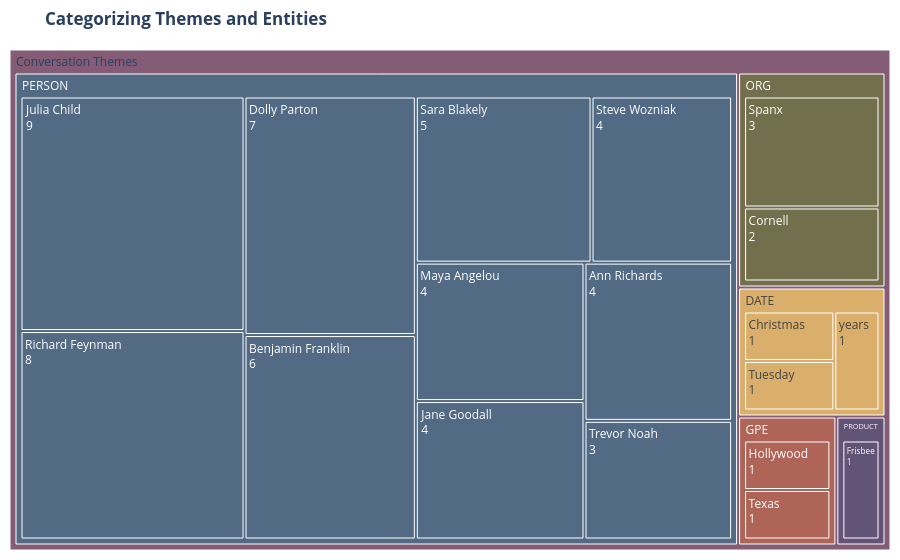

Notebook code cell kept with this figure:
### Code cell
# Alias Map
alias_map = {
    "Benjamin Franklin": "Benjamin Franklin", "Ben Franklin": "Benjamin Franklin", "Ben": "Benjamin Franklin", "Franklin": "Benjamin Franklin",
    "Ann Richards": "Ann Richards", "Ann": "Ann Richards", "Richards": "Ann Richards",
    "Dolly Parton": "Dolly Parton", "Dolly": "Dolly Parton", "Parton": "Dolly Parton",
    "Trevor Noah": "Trevor Noah", "Trevor": "Trevor Noah", "Noah": "Trevor Noah",
    "Richard Feynman": "Richard Feynman", "Richard": "Richard Feynman", "Feynman": "Richard Feynman",
    "Jane Goodall": "Jane Goodall", "Jane": "Jane Goodall", "Goodall": "Jane Goodall",
    "Steve Wozniak": "Steve Wozniak", "The Woz": "Steve Wozniak", "Woz": "Steve Wozniak", "Wozniak": "Steve Wozniak",
    "Sara Blakely": "Sara Blakely", "Sara": "Sara Blakely", "Blakely": "Sara Blakely",
    "Maya Angelou": "Maya Angelou", "Maya": "Maya Angelou", "Angelou": "Maya Angelou",
    "Julia Child": "Julia Child", "Julia": "Julia Child", "Julia Childs": "Julia Child", "Child": "Julia Child",
}

if "entity_ruler" not in nlp.pipe_names:
    ruler = nlp.add_pipe("entity_ruler", before="ner")
    
    guest_patterns = [{"label": "PERSON", "pattern": name} for name in alias_map.keys()]
    ruler.add_patterns(guest_patterns)

doc = nlp(raw_text)

# Conversational filler words
junk_words = ["quantum", "the power dynamics", "the table", "dinner"]

# Build list of entities from doc
clean_entities = []

for ent in doc.ents:
    name = ent.text.strip()
    label = ent.label_
    
    # PASS 1: Is this a guest?
    if name in alias_map:
        clean_entities.append((alias_map[name], "PERSON"))
        continue # Skip the rest of the loop for this word
        
    # PASS 2: Is this our forced ORG list?
    if name in ["Spanx", "Cornell"]:
        clean_entities.append((name, "ORG"))
        continue
        
    # PASS 3: Clean up the remaining categories
    if label in ['ORG', 'GPE', 'DATE', 'EVENT', 'PRODUCT']:
        
        # RULE 1: Drop if it's too long
        if len(name.split()) > 3:
            continue
            
        # RULE 2: Drop if it's filler
        if name.lower() in junk_words:
            continue
            
        # RULE 3: Drop if contains guest name in phrase
        # (Catches "The entertainment & cultural icons Dolly Parton")
        is_corrupted_name = any(guest in name for guest in ["Dolly", "Franklin", "Feynman", "Julia", "Wozniak"])
        if is_corrupted_name:
            continue
            
        # Add to map
        clean_entities.append((name, label))

# Create DataFrame
df_ent = pd.DataFrame(clean_entities, columns=['Entity', 'Label'])
df_tree = df_ent.groupby(['Label', 'Entity']).size().reset_index(name='Count')

# Build the Treemap
fig2 = px.treemap(
    df_tree, 
    path=[px.Constant("Conversation Themes"), 'Label', 'Entity'], 
    values='Count',
    color='Label', 
    color_discrete_sequence=px.colors.qualitative.Antique,
    title='<b>Categorizing Themes and Entities</b>'
)

fig2.update_traces(
    textinfo="label+value",
    hovertemplate='<b>%{label}</b><br>Mentions: %{value}<extra></extra>'
)
fig2.update_layout(margin=dict(t=50, l=10, r=10, b=10))

fig2.show()

### Figure 1 — Plotly figure (JSON) as saved in the notebook; plotly's stock layout.template omitted (floating-point values rounded to 4 significant figures)
{"data": [{"branchvalues": "total", "customdata": [["(?)"], ["DATE"], ["DATE"], ["DATE"], ["DATE"], ["GPE"], ["GPE"], ["GPE"], ["ORG"], ["ORG"], ["ORG"], ["PERSON"], ["PERSON"], ["PERSON"], ["PERSON"], ["PERSON"], ["PERSON"], ["PERSON"], ["PERSON"], ["PERSON"], ["PERSON"], ["PERSON"], ["PRODUCT"], ["PRODUCT"]], "domain": {"x": [0, 1], "y": [0, 1]}, "hovertemplate": "<b>%{label}</b><br>Mentions: %{value}<extra></extra>", "ids": ["Conversation Themes", "Conversation Themes/DATE", "Conversation Themes/DATE/Christmas", "Conversation Themes/DATE/Tuesday", "Conversation Themes/DATE/years", "Conversation Themes/GPE/Hollywood", "Conversation Themes/GPE/Texas", "Conversation Themes/GPE", "Conversation Themes/ORG/Cornell", "Conversation Themes/ORG/Spanx", "Conversation Themes/ORG", "Conversation Themes/PERSON", "Conversation Themes/PERSON/Trevor Noah", "Conversation Themes/PERSON/Steve Wozniak", "Conversation Themes/PERSON/Richard Feynman", "Conversation Themes/PERSON/Maya Angelou", "Conversation Themes/PERSON/Jane Goodall", "Conversation Themes/PERSON/Dolly Parton", "Conversation Themes/PERSON/Benjamin Franklin", "Conversation Themes/PERSON/Ann Richards", "Conversation Themes/PERSON/Sara Blakely", "Conversation Themes/PERSON/Julia Child", "Conversation Themes/PRODUCT", "Conversation Themes/PRODUCT/Frisbee"], "labels": ["Conversation Themes", "DATE", "Christmas", "Tuesday", "years", "Hollywood", "Texas", "GPE", "Cornell", "Spanx", "ORG", "PERSON", "Trevor Noah", "Steve Wozniak", "Richard Feynman", "Maya Angelou", "Jane Goodall", "Dolly Parton", "Benjamin Franklin", "Ann Richards", "Sara Blakely", "Julia Child", "PRODUCT", "Frisbee"], "marker": {"colors": ["rgb(133, 92, 117)", "rgb(217, 175, 107)", "rgb(217, 175, 107)", "rgb(217, 175, 107)", "rgb(217, 175, 107)", "rgb(175, 100, 88)", "rgb(175, 100, 88)", "rgb(175, 100, 88)", "rgb(115, 111, 76)", "rgb(115, 111, 76)", "rgb(115, 111, 76)", "rgb(82, 106, 131)", "rgb(82, 106, 131)", "rgb(82, 106, 131)", "rgb(82, 106, 131)", "rgb(82, 106, 131)", "rgb(82, 106, 131)", "rgb(82, 106, 131)", "rgb(82, 106, 131)", "rgb(82, 106, 131)", "rgb(82, 106, 131)", "rgb(82, 106, 131)", "rgb(98, 83, 119)", "rgb(98, 83, 119)"]}, "name": "", "parents": ["", "Conversation Themes", "Conversation Themes/DATE", "Conversation Themes/DATE", "Conversation Themes/DATE", "Conversation Themes/GPE", "Conversation Themes/GPE", "Conversation Themes", "Conversation Themes/ORG", "Conversation Themes/ORG", "Conversation Themes", "Conversation Themes", "Conversation Themes/PERSON", "Conversation Themes/PERSON", "Conversation Themes/PERSON", "Conversation Themes/PERSON", "Conversation Themes/PERSON", "Conversation Themes/PERSON", "Conversation Themes/PERSON", "Conversation Themes/PERSON", "Conversation Themes/PERSON", "Conversation Themes/PERSON", "Conversation Themes", "Conversation Themes/PRODUCT"], "textinfo": "label+value", "type": "treemap", "values": [65.0, 3.0, 1.0, 1.0, 1.0, 1.0, 1.0, 2.0, 2.0, 3.0, 5.0, 54.0, 3.0, 4.0, 8.0, 4.0, 4.0, 7.0, 6.0, 4.0, 5.0, 9.0, 1.0, 1.0]}], "layout": {"autosize": true, "legend": {"tracegroupgap": 0}, "margin": {"b": 10, "l": 10, "r": 10, "t": 50}, "title": {"text": "<b>Categorizing Themes and Entities</b>"}, "treemapcolorway": ["rgb(133, 92, 117)", "rgb(217, 175, 107)", "rgb(175, 100, 88)", "rgb(115, 111, 76)", "rgb(82, 106, 131)", "rgb(98, 83, 119)", "rgb(104, 133, 92)", "rgb(156, 156, 94)", "rgb(160, 97, 119)", "rgb(140, 120, 93)", "rgb(124, 124, 124)"]}}
